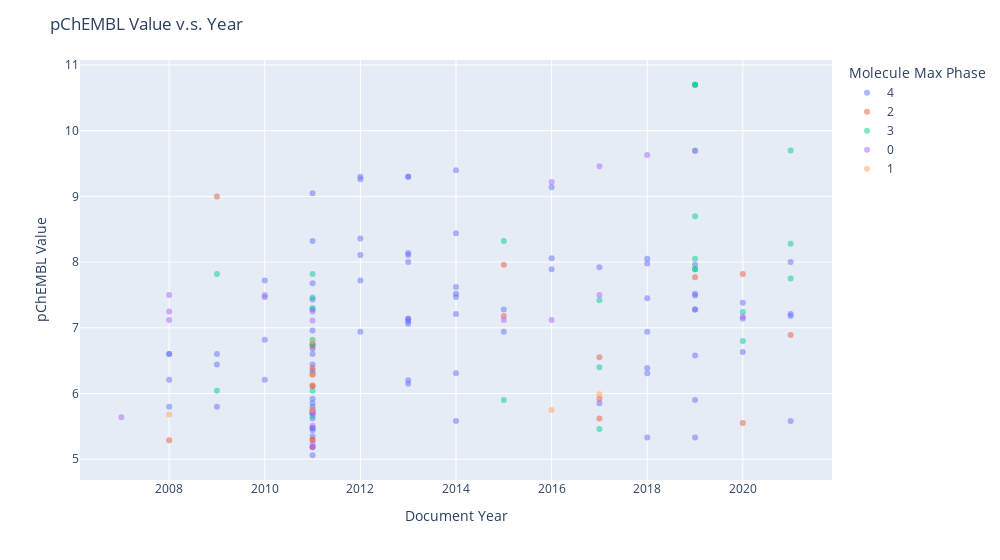

Here is the notebook cell this chart was saved with:
### Markdown cell above
### Filtering off by Molecule Name

### Code cell
import plotly.express as px
fig = px.scatter(
    df[df['Molecule Name'].notna()],
    x='Document Year',
    y='pChEMBL Value',
    color='Molecule Max Phase',
    # color='Document ChEMBL ID',
    # color='Murcko_generic_SMILES',
    # size='AlogP',
    hover_name='Molecule Name',
    # hover_data=['Document ChEMBL ID', df[df['Molecule Name'].notna()].index],
    opacity=0.5
)
fig.update_layout(
    title='pChEMBL Value v.s. Year',
    # showlegend=False, # Legendのon/off
    width=1000,
    # height=700
    ) 
fig.show()

### Figure 1 — Plotly figure (JSON) as saved in the notebook; plotly's stock layout.template omitted (floating-point values rounded to 4 significant figures)
{"data": [{"hovertemplate": "<b>%{hovertext}</b><br><br>Molecule Max Phase=4<br>Document Year=%{x}<br>pChEMBL Value=%{y}<extra></extra>", "hovertext": ["SUNITINIB", "TOFACITINIB", "PAZOPANIB", "TOFACITINIB", "IMATINIB", "SUNITINIB", "DASATINIB", "RUXOLITINIB", "TOFACITINIB", "RUXOLITINIB", "RUXOLITINIB", "BARICITINIB", "CRIZOTINIB", "ERLOTINIB", "TOFACITINIB", "AXITINIB", "RUXOLITINIB", "INFIGRATINIB PHOSPHATE", "BARICITINIB", "TOFACITINIB", "DASATINIB", "SUNITINIB", "TOFACITINIB", "TOFACITINIB", "FILGOTINIB", "RUXOLITINIB", "RUXOLITINIB", "TOFACITINIB", "TOFACITINIB", "FEDRATINIB", "TOFACITINIB", "RUXOLITINIB", "BOSUTINIB", "TOFACITINIB", "CRIZOTINIB", "RUXOLITINIB", "RUXOLITINIB PHOSPHATE", "TOFACITINIB", "FEDRATINIB", "FEDRATINIB", "TOFACITINIB", "RUXOLITINIB", "TOFACITINIB", "RUXOLITINIB", "SUNITINIB", "NINTEDANIB", "FILGOTINIB", "TOFACITINIB", "FILGOTINIB", "RUXOLITINIB", "BARICITINIB", "TOFACITINIB", "TOFACITINIB", "UPADACITINIB", "TOFACITINIB", "MIDOSTAURIN", "FILGOTINIB", "NINTEDANIB", "SUNITINIB", "RUXOLITINIB", "RUXOLITINIB", "TOFACITINIB", "TOFACITINIB", "MIDOSTAURIN", "MIDOSTAURIN", "BOSUTINIB", "FILGOTINIB", "TOFACITINIB", "RUXOLITINIB", "FEDRATINIB", "CRIZOTINIB", "TOFACITINIB", "TOFACITINIB", "TOFACITINIB", "TOFACITINIB", "TOFACITINIB", "DASATINIB", "FILGOTINIB", "FILGOTINIB", "TOFACITINIB", "BARICITINIB", "FILGOTINIB", "BARICITINIB", "UPADACITINIB", "TOFACITINIB", "TOFACITINIB", "TOFACITINIB", "FILGOTINIB", "BARICITINIB"], "legendgroup": "4", "marker": {"color": "#636efa", "opacity": 0.5, "symbol": "circle"}, "mode": "markers", "name": "4", "orientation": "v", "showlegend": true, "type": "scatter", "x": [2011, 2008, 2011, 2013, 2011, 2008, 2011, 2016, 2019, 2014, 2010, 2016, 2011, 2011, 2012, 2011, 2012, 2011, 2014, 2014, 2011, 2009, 2011, 2013, 2014, 2013, 2013, 2017, 2013, 2011, 2008, 2014, 2011, 2011, 2011, 2011, 2012, 2018, 2010, 2011, 2014, 2013, 2020, 2011, 2011, 2011, 2018, 2014, 2013, 2012, 2019, 2013, 2011, 2018, 2020, 2011, 2015, 2011, 2009, 2019, 2012, 2018, 2011, 2009, 2008, 2011, 2013, 2012, 2019, 2018, 2019, 2010, 2010, 2018, 2016, 2014, 2017, 2021, 2021, 2019, 2015, 2013, 2019, 2019, 2020, 2018, 2021, 2013, 2021], "xaxis": "x", "y": [6.44, 6.6, 5.47, 8.11, 5.06, 5.8, 6.96, 9.14, 7.49, 9.4, 7.72, 8.06, 6.68, 5.62, 8.36, 5.44, 7.72, 5.48, 7.21, 6.31, 5.75, 5.8, 7.28, 8.14, 5.58, 9.3, 8, 7.92, 6.15, 6.35, 6.21, 7.52, 5.19, 5.92, 5.7, 5.85, 6.94, 7.45, 6.82, 7.68, 8.44, 9.3, 7.38, 9.05, 5.8, 6.3, 6.94, 7.62, 7.06, 9.26, 7.28, 6.2, 8.32, 5.33, 6.63, 6.6, 6.94, 7.43, 6.44, 7.96, 9.3, 6.31, 6.75, 6.6, 6.6, 5.35, 7.1, 8.11, 7.52, 6.39, 5.9, 6.21, 7.47, 7.98, 7.89, 7.47, 5.85, 7.18, 5.58, 6.58, 7.28, 7.13, 7.28, 5.33, 7.14, 8.05, 8, 7.14, 7.21], "yaxis": "y"}, {"hovertemplate": "<b>%{hovertext}</b><br><br>Molecule Max Phase=2<br>Document Year=%{x}<br>pChEMBL Value=%{y}<extra></extra>", "hovertext": ["R-406", "TOZASERTIB", "RAF-265", "TG100-115", "TOZASERTIB", "AT-9283", "SU-014813", "SU-014813", "SILMITASERTIB", "ROPSACITINIB", "FORETINIB", "AT-9283", "BMS-911543", "PICTILISIB", "ENMD-2076", "ROPSACITINIB", "AZD4205", "SU-014813", "DECERNOTINIB", "DEFACTINIB"], "legendgroup": "2", "marker": {"color": "#EF553B", "opacity": 0.5, "symbol": "circle"}, "mode": "markers", "name": "2", "orientation": "v", "showlegend": true, "type": "scatter", "x": [2011, 2011, 2011, 2011, 2011, 2009, 2011, 2008, 2017, 2019, 2011, 2017, 2015, 2011, 2017, 2020, 2020, 2011, 2015, 2021], "xaxis": "x", "y": [6.72, 5.18, 6.39, 6.11, 6.29, 9, 6.12, 5.29, 5.62, 7.77, 5.3, 6.55, 7.18, 5.75, 5.92, 7.82, 5.55, 5.29, 7.96, 6.89], "yaxis": "y"}, {"hovertemplate": "<b>%{hovertext}</b><br><br>Molecule Max Phase=3<br>Document Year=%{x}<br>pChEMBL Value=%{y}<extra></extra>", "hovertext": ["ABROCITINIB", "LESTAURTINIB", "DEUCRAVACITINIB", "ALVOCIDIB", "ABROCITINIB", "DEUCRAVACITINIB", "DEUCRAVACITINIB", "LESTAURTINIB", "PACRITINIB", "DEUCRAVACITINIB", "DELGOCITINIB", "ALVOCIDIB", "DOVITINIB", "MOMELOTINIB", "DOVITINIB", "LESTAURTINIB", "ALVOCIDIB", "DEUCRAVACITINIB", "DEUCRAVACITINIB", "LESTAURTINIB", "DEUCRAVACITINIB", "DEUCRAVACITINIB", "DEUCRAVACITINIB", "DEUCRAVACITINIB", "PEFICITINIB", "DEUCRAVACITINIB", "PACRITINIB"], "legendgroup": "3", "marker": {"color": "#00cc96", "opacity": 0.5, "symbol": "circle"}, "mode": "markers", "name": "3", "orientation": "v", "showlegend": true, "type": "scatter", "x": [2020, 2011, 2019, 2011, 2015, 2019, 2019, 2011, 2011, 2021, 2020, 2011, 2011, 2017, 2011, 2009, 2017, 2021, 2019, 2009, 2019, 2021, 2019, 2019, 2015, 2019, 2017], "xaxis": "x", "y": [6.8, 7.82, 7.89, 6.75, 5.9, 7.89, 8.7, 6.04, 7.3, 7.75, 7.24, 7.46, 5.66, 6.4, 6.82, 6.04, 5.46, 8.28, 9.7, 7.82, 10.7, 9.7, 10.7, 10.7, 8.32, 8.05, 7.42], "yaxis": "y"}, {"hovertemplate": "<b>%{hovertext}</b><br><br>Molecule Max Phase=0<br>Document Year=%{x}<br>pChEMBL Value=%{y}<extra></extra>", "hovertext": ["STAUROSPORINE", "STAUROSPORINE", "HESPERADIN", "PI-103", "PHA-665752", "STAUROSPORINE", "TAE-684", "STAUROSPORINE", "JNJ-7706621", "TAE-684", "TAE-684", "Cerdulatinib Hydrochloride", "BMS-345541", "STAUROSPORINE", "OCLACITINIB", "SB-203580", "JNJ-7706621", "STAUROSPORINE", "STAUROSPORINE", "OCLACITINIB", "STAUROSPORINE"], "legendgroup": "0", "marker": {"color": "#ab63fa", "opacity": 0.5, "symbol": "circle"}, "mode": "markers", "name": "0", "orientation": "v", "showlegend": true, "type": "scatter", "x": [2008, 2016, 2008, 2011, 2011, 2011, 2011, 2011, 2008, 2011, 2007, 2017, 2011, 2019, 2016, 2011, 2010, 2017, 2018, 2015, 2020], "xaxis": "x", "y": [7.25, 9.22, 7.12, 5.23, 5.18, 7.25, 7.11, 5.51, 7.5, 5.72, 5.64, 7.5, 5.7, 9.69, 7.12, 5.7, 7.5, 9.46, 9.63, 7.12, 7.17], "yaxis": "y"}, {"hovertemplate": "<b>%{hovertext}</b><br><br>Molecule Max Phase=1<br>Document Year=%{x}<br>pChEMBL Value=%{y}<extra></extra>", "hovertext": ["AST-487", "KW-2449", "AST-487", "KW-2449", "AC-430", "CYC-116"], "legendgroup": "1", "marker": {"color": "#FFA15A", "opacity": 0.5, "symbol": "circle"}, "mode": "markers", "name": "1", "orientation": "v", "showlegend": true, "type": "scatter", "x": [2011, 2011, 2008, 2011, 2016, 2017], "xaxis": "x", "y": [5.75, 6.28, 5.68, 6.8, 5.75, 5.99], "yaxis": "y"}], "layout": {"legend": {"title": {"text": "Molecule Max Phase"}, "tracegroupgap": 0}, "margin": {"t": 60}, "title": {"text": "pChEMBL Value v.s. Year"}, "width": 1000, "xaxis": {"anchor": "y", "domain": [0, 1], "title": {"text": "Document Year"}}, "yaxis": {"anchor": "x", "domain": [0, 1], "title": {"text": "pChEMBL Value"}}}}
